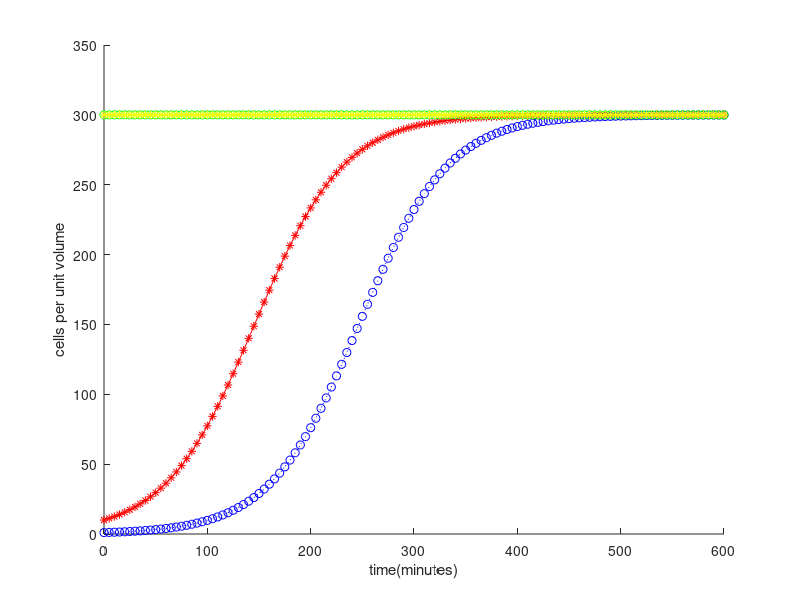

Here is the MATLAB script that generated this plot:
figure()
K=300;
cells_in_culture = @(t, N) (log(2)/30)*N*(1-(N/K)); % what is dN/dt?

% the code to produce datas from ode
tspan = 0:5:600; 
hold on;
N_1=1;
N_10=10;
N_300=300;
N_400=400;
[T_1,N_1]=ode45(cells_in_culture,tspan,N_1);
[T_10,N_10]=ode45(cells_in_culture,tspan,N_10);
[T_300,N_300]=ode45(cells_in_culture,tspan,N_300);
[T_400,N_400]=ode45(cells_in_culture,tspan,N_400);
% the code to produce 4 plots in the same graph here
plot(T_1,N_1,'b:o');
plot(T_10,N_10,'r-*');
plot(T_300,N_300,'g:o');
plot(T_300,N_300,'y-*')
% label the axes
xlabel('time(minutes)');
ylabel('cells per unit volume');

